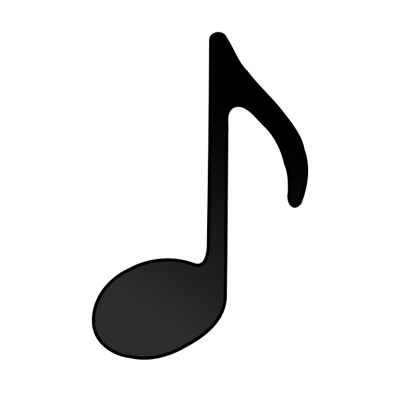
#> input picture main/examples/note.jpg, 400 x 400 px
$ python im2a.py   (Python 2 division)
#> lines starting #> are read from the running program, lines starting #| are printed output that depends on the picture; after the words box and inside, x2 and y2 are one past the last pixel; in counts of white or black regions, pixels touching at a corner belong together
#!/usr/bin/env python

from PIL import Image, ImageDraw, ImageFont
from os import path

__author__ = "Jason Rebuck"
__copyright__ = "2011-2020"
__version__ = "v.23.2"

##########
# USAGE ##
##########
#
# im2a = Image2Ascii(<image name>, <block size>, <character map list>) <!--inits and sets values
# im2a.setMap(<character map list>) <!-- (OPTIONAL) replaces character map
#
# im2a.ascii() <!-- writes text to file
# im2a.text(<ttf font filename>, <font size>) <!-- writes text and color list to file
# im2a.blocks(<blocksize>) <!-- writes color list as blocks in an image file
# im2a.ellipse(<blocksize>) <!-- writes color list as ellipses in an image file
# im2a.dot(<blocksize>) <!-- writes color list as different sized dots in an image file.


class Image2Ascii:
    """Translate Image To ASCII Characters"""

    def __init__(self, image, blockSize=10, charMap = ('#',"$","*","!","'"," ")):
#> called with image = 'examples/note.jpg', blockSize = 5, charMap = ('#', '$', '*', '!', "'", ' ')
        self.imageName = image #save name of image
        self.blockSize = blockSize #size of squares
        self.charMap = charMap #your color mapping. [dark -> light]
        self.outputText = [] #create empty output list
        self.outputColor = [] #create empty output list
        self.hasRun = False #flag to tell if run function has been called
        try:
            self.image = Image.open(self.imageName).convert("L") #open image and convert to b&w
            self.x, self.y = self.image.size #get image size
#> self.x = 400; self.y = 400
        except IOError, e:
            print "Ooops, I Can't Open the Image!"
            raise

    def setMap(self, newMap):
        if type(newMap) in (list, tuple):
            self.charMap = list(newMap) #replace charMap with new values
            self.hasRun = False #reset hasRun flag

    def _mapChar(self, num):
        """Map Color Value to List Value"""
        for c in range(1, len(self.charMap)+1):
            if num <= round(c*(255.0/len(self.charMap))):
                return str(self.charMap[c-1]) #return char (make sure it is a string!)
        return str(self.charMap[0]) #if nothing found, give the first value

    def _getAverage(self, pixels):
        """Get Average Color in Pixel Block"""
        try:
            return round(float(sum(pixels))/len(pixels))
        except:
            return 255 #if out of range or no pixel values, return white

    def run(self):
        """Loop Through Each Block in Image and Translate Each Value to a List Value"""
        yBreak = False
        self.outputText = [] #clear output list
        self.outputColor = [] #clear output list
        for y in range(0, self.y+self.blockSize, self.blockSize): #loop through height
            yMax = y + self.blockSize
            xBreak = False
            self.outputText.append([]) #new row in output
            self.outputColor.append([]) #new row in output
            if yMax >= self.y: #if value is more than height, give height and flag for loop break
                yMax = self.y
                yBreak = True
            for x in range(0, self.x, self.blockSize): #loop through width
                xMax = x + self.blockSize
                if xMax >= self.x: #if value is more than width, give width and flag for loop break
                    xMax = self.x
                    xBreak = True
                # remember: cropbox is (left, upper, right, bottom)
                region = self.image.crop( (x, y, xMax, yMax) ) #crop region box
                # get average color in block, map char and add char to outputText
                colorAvg = self._getAverage(list(region.getdata()))
                self.outputText[-1].append( self._mapChar( colorAvg ))
                self.outputColor[-1].append( colorAvg )
                if xBreak: #break when you reach the max width
                    break
            if yBreak: #break when you reach the max height
                break
#> after the loop, self.outputColor = 80 items; self.outputText = 80 items; yBreak = True
        if self.outputText and self.outputColor: #mark flag as run
            self.hasRun = True
#> self.hasRun = True

    def checkRun(self):
        if not self.hasRun:
            self.run()

    def blocks(self, blockSize=10):
        """Output to Image of Colored Blocks"""
        self.checkRun()
        im = OutputImageGeneric(self, blockSize)
        im.loop()
        im.save()

    def text(self, font='default', size=11):
        """Output to Image of Colored Text"""
        self.checkRun()
        im = OutputImageText(self, font, size)
        im.loop()
        im.save()

    def ascii(self):
        """Output to Ascii Text File"""
        self.checkRun()
        im = OutputAsciiText(self)
        im.loop()
        im.save()

    def ellipse(self, blockSize=10):
        """Output to Image of Colored Ellipses"""
        self.checkRun()
        im = OutputImageEllipse(self, blockSize)
        im.loop()
        im.save()

    def dot(self, blockSize=10):
        """Output to Image of Different Sized Ellipses"""
        self.checkRun()
        im = OutputImageDot(self, blockSize)
        im.loop()
        im.save()

class OutputImageGeneric:
    """Output To Blocks of Color"""

    def __init__(self, imObject, blockSize=''):
        self.setupLists(imObject) #save lists
        self.setFileName(imObject.imageName) #set filename
        self.blockSize = blockSize or imObject.blockSize #set blocksize
        self.setSize() #set height and width
        self.setupImage() #setup output file and other objects

    def setupLists(self, imObject):
        self.outputColor = imObject.outputColor #set object colorlist
        self.outputText = imObject.outputText #set object textlist

    def setupImage(self):
        self.outImage = Image.new("L", (self.width, self.height), 255) #make output image
        self.draw = ImageDraw.Draw(self.outImage) #make draw object

    def setSize(self):
        self.height= len(self.outputColor) * self.blockSize #cal height
#> self.height = 400
        self.width = len(self.outputColor[0]) * self.blockSize #cal width
#> self.width = 400
#> the loop in loop, `for i in self.outputText:` made 80 passes

    def setFileName(self,fileName):
#> in setupImage, `self.outImage = Image.new("L", (self.width, self.height), 255)`: self.outImage: PIL image 800x800 L; every value is 255
	root, ext = path.splitext(fileName) #get root name
	self.fileName = "{0}_blocks.png".format(root) # make file name

    def loop(self):
        row = 0 #var to change row in outputColor array
	for y in range(0, self.height, self.blockSize): #loop through height
            x = 0 #x val
	    for col in range(0, len(self.outputColor[row])): #loop through width
                self.writeLn(x,y,row,col) #send loop var to write function
                x += self.blockSize #inc x val
            row += 1 #inc row
#> after the loop, row = 80

    def writeLn(self, x, y, row, col):
        try:
            self.draw.rectangle((x, y, x+self.blockSize, y+self.blockSize), self.outputColor[row][col] ) #draw rectangle
        except:
            print "Unable To Write Block Image Line! ({0},{1})".format(x,y)
            raise

    def save(self):
        self.outImage.save(self.fileName) #save to file
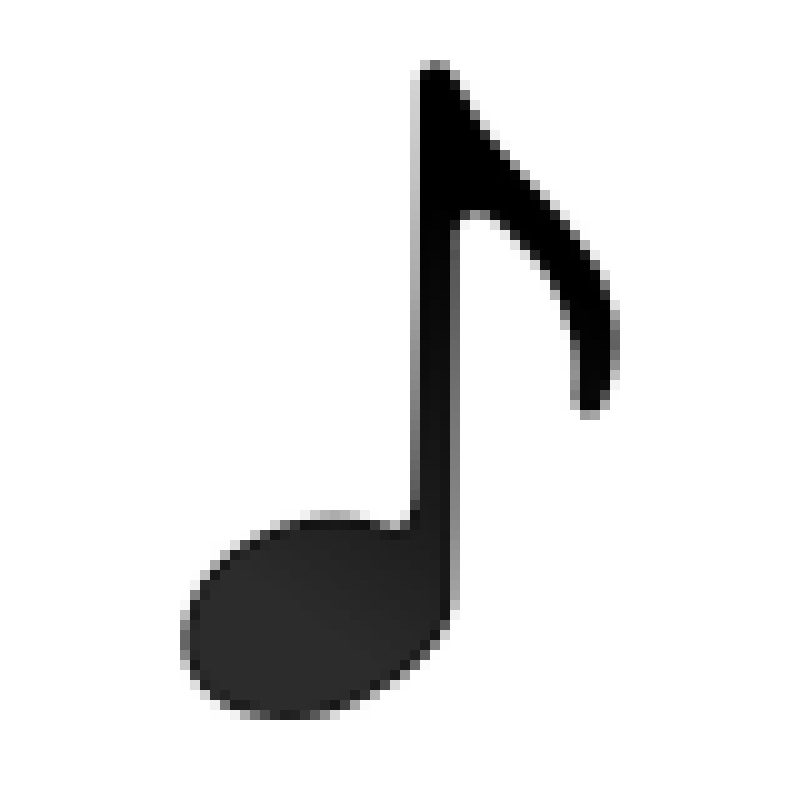
#> saved as note_blocks.png: PIL image 800x800 L; min 0, max 255, mean 227

class OutputImageText(OutputImageGeneric):
    """Writes Output as Colored Text"""

    def __init__(self, imObject, font='default', size=11):
        self.setupLists(imObject) #save lists
        self.setFileName(imObject.imageName) #set filename
        self.blockSize = imObject.blockSize #set blocksize
        self.setFont(font, size)
        self.setSize() #set height and width
        self.setupImage() #setup output file and other objects

    def setFileName(self,fileName):
	root, ext = path.splitext(fileName) #get root name
	self.fileName = "{0}_text.png".format(root) # make file name

    def setupLists(self, imObject):
        self.outputColor = imObject.outputColor #set object colorlist
        self.outputText = imObject.outputText #set object textlist
        self.font = ImageFont.load_default() #set up default font

    def setFont(self, font, size):
#> in setupImage (call 2), `self.outImage = Image.new("L", (self.width, self.height), 255)`: self.outImage: PIL image 880x880 L; every value is 255
#> in save (call 2), `self.outImage.save(self.fileName)`:
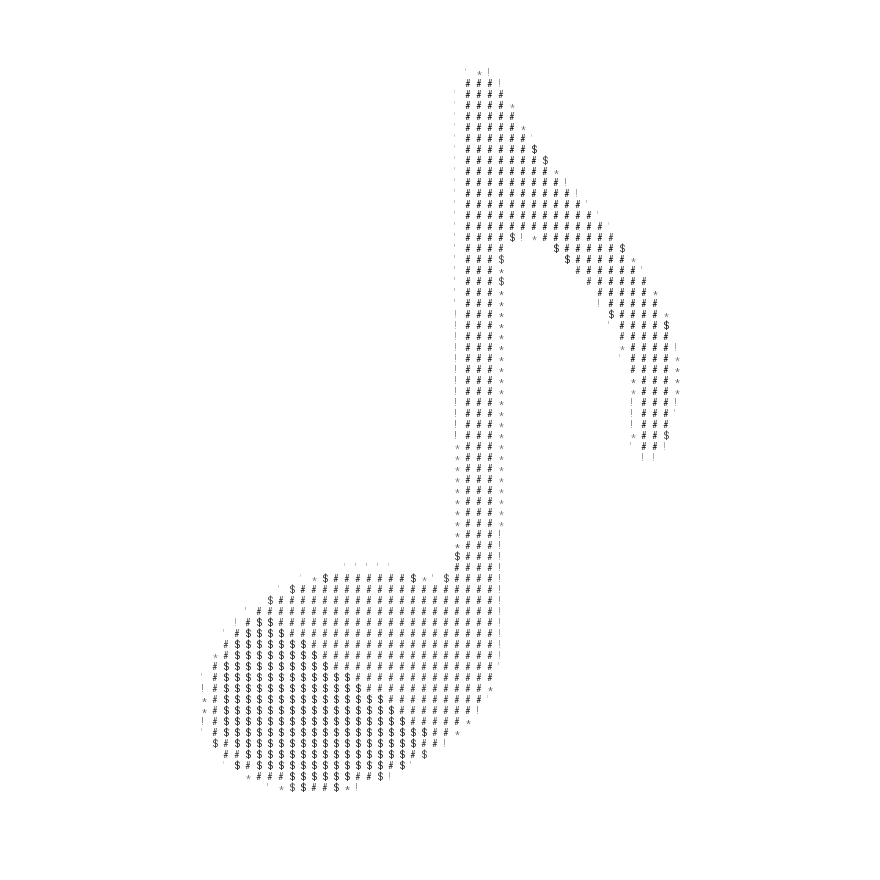
#> saved as note_text.png: PIL image 880x880 L; min 26, max 255, mean 251.6
        if not font in ('default', '', ' '): #if font is not missing or font is not set to default
            try:
                self.font = ImageFont.truetype(font, size) #load ttf object
                fontSize= self.font.getsize(self.outputText[0][0]) #make height of text needed
                self.blockSize = fontSize[1] #set font height as blockSize
            except:
                print "Error. Something Wrong With Setting Font!"
                raise
        else:
            self.blockSize = 11 #else load PIL default with a space of 11
            self.font = ImageFont.load_default()

    def writeLn(self, x, y, row, col):
        try:
            self.draw.text((x+3, y), self.outputText[row][col], font=self.font, fill=self.outputColor[row][col] ) #write colored text
        except:
            print "Unable To Write Image Text Line! ({0},{1})".format(x,y)
            raise

class OutputImageEllipse(OutputImageGeneric):
    """Writes Output as Colored Ellipses"""

    def setFileName(self,fileName):
#> in save (call 3), `self.outImage.save(self.fileName)`:
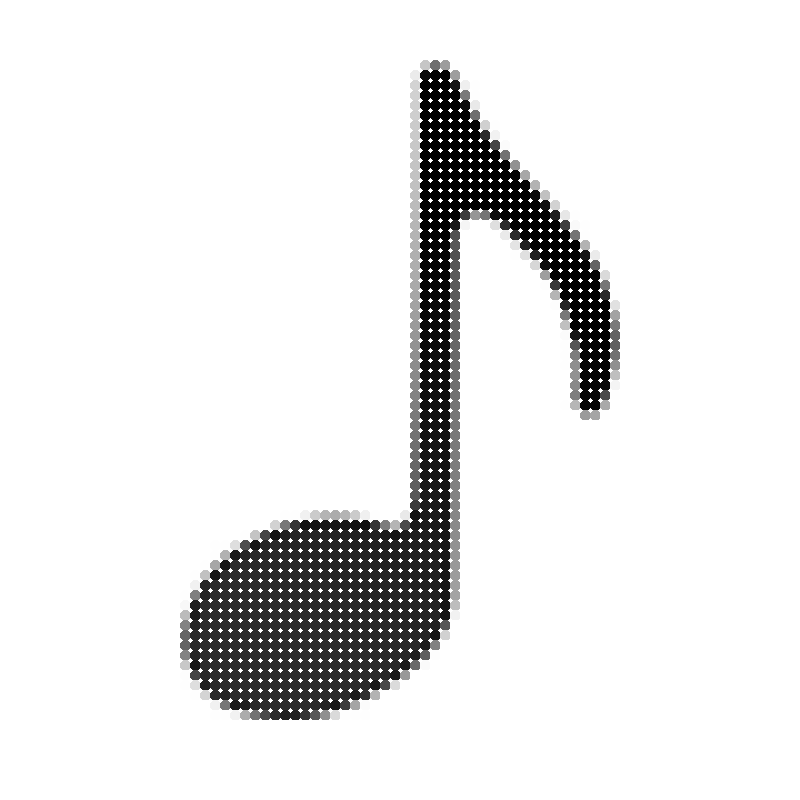
#> saved as note_ellipse.png: PIL image 800x800 L; min 0, max 255, mean 230.6
	root, ext = path.splitext(fileName) #get root name
	self.fileName = "{0}_ellipse.png".format(root) # make file name

    def writeLn(self, x, y, row, col):
        try:
            self.draw.ellipse((x, y, x+self.blockSize, y+self.blockSize), self.outputColor[row][col] ) #write ellipse
        except:
            print "Unable To Write Ellipse Line! ({0},{1})".format(x,y)
            raise

class OutputImageDot(OutputImageGeneric):
    """Writes Output as Colored Ellipses"""

    def setFileName(self,fileName):
	root, ext = path.splitext(fileName) #get root name
	self.fileName = "{0}_dot.png".format(root) # make file name

    def writeLn(self, x, y, row, col):
        try:
	    amount = self.blockSize - round((self.outputColor[row][col]/255.0) * self.blockSize )
            self.draw.ellipse((x - amount, y - amount, x + amount, y + amount), 0 ) #write ellipse
        except:
            print "Unable To Write Dot Line! ({0},{1})".format(x,y)
            raise

class OutputAsciiText(OutputImageGeneric):
    """Writes Output to Ascii Text File"""

    def __init__(self, imObject, blockSize=''):
        self.setupLists(imObject) #save lists
        self.setFileName(imObject.imageName) #set filename
        self.blockSize = blockSize or imObject.blockSize #set blocksize
        self.setSize() #set height and width
        self.setupImage() #setup output file and other objects

    def setFileName(self, fileName):
        root, ext = path.splitext(fileName) #take off extention
        self.fileName = "{0}_ascii.txt".format(root) #add '.txt' extention

    def setupLists(self, imObject):
        self.outputColor = imObject.outputColor #set object colorlist
        self.outputText = imObject.outputText #set object textlist

    def setupImage(self):
        pass #skip setup function [other objects not needed]

    def save(self):
        pass #skip save function [does this in loop()]

    def loop(self):
        try:
            f = open(self.fileName, 'w') #create new file
            for i in self.outputText: #loop through output array
                f.write(''.join(i)) #join array to solid string
                f.write('\n') #add an extra line break
            f.close() #close file when done
        except:
            print "Unable to Write File!"
            raise


if __name__ == "__main__":
    im = Image2Ascii('examples/note.jpg', 5) #load image
    im.ascii() #output to text file
    im.blocks() #output to block image
    im.text() #output to an image of colored text
    im.ellipse()
    im.dot()
#> in save (call 4), `self.outImage.save(self.fileName)`:
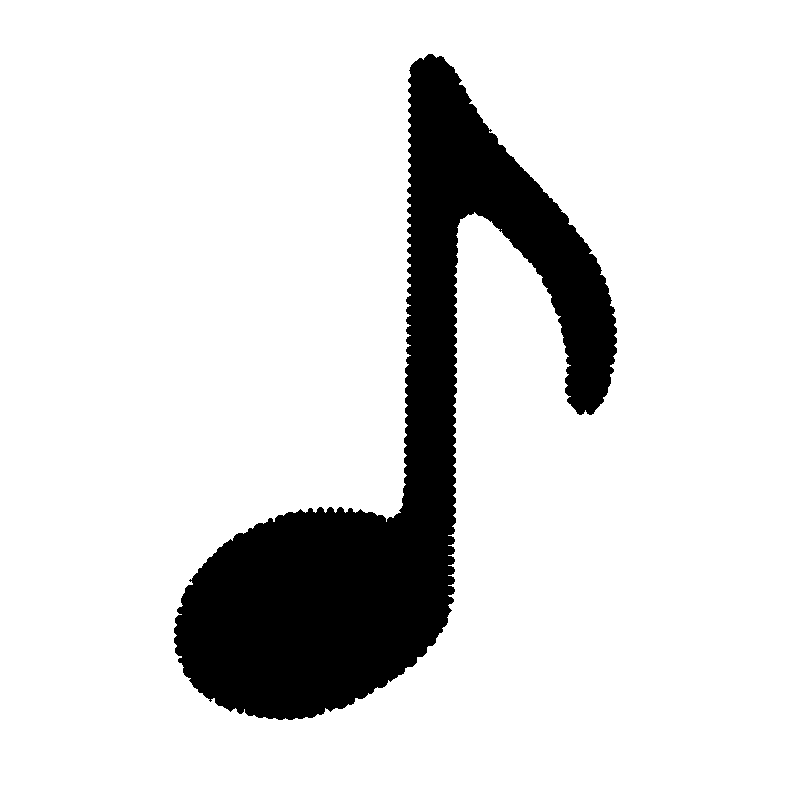
#> saved as note_dot.png: PIL image 800x800 L; 86.5% white; 1 black region, box (x1, y1, x2, y2) and area: (174, 54, 617, 720) 86544
